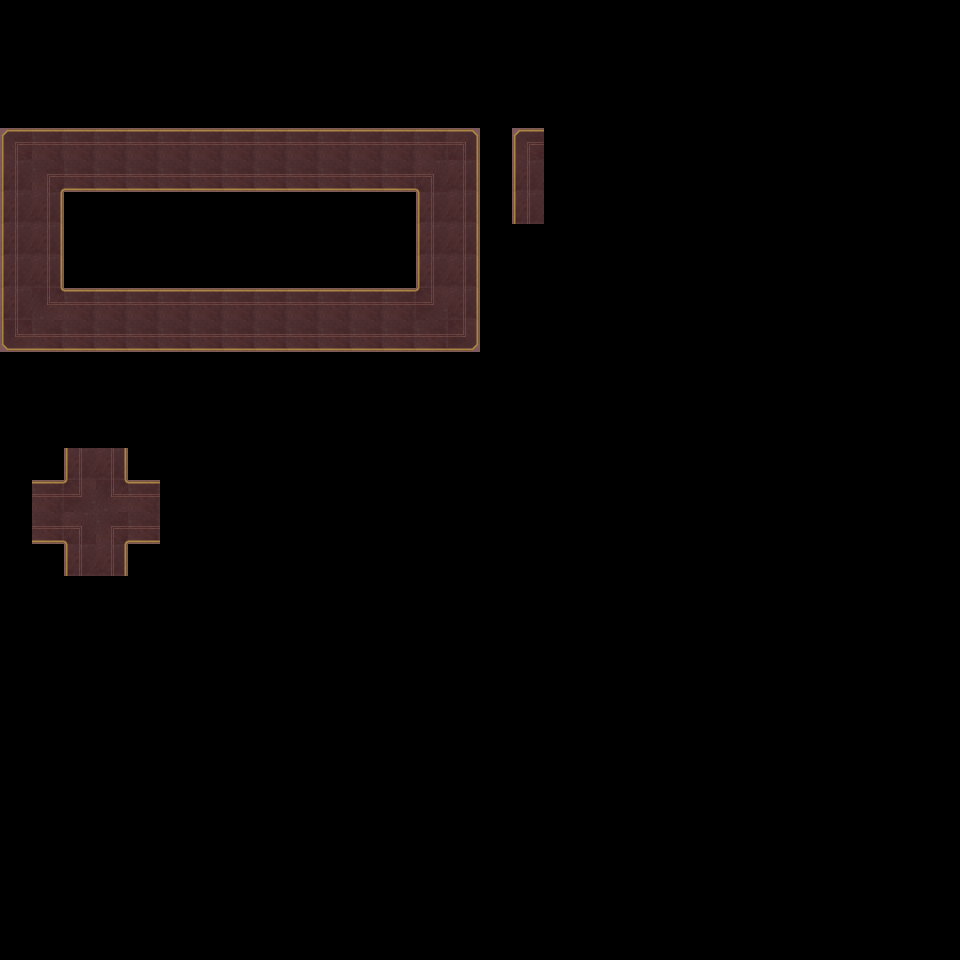

This game map was drawn from its Tiled (.tmx) file and the tilesets committed beside it. A one-line description and the full map source follow:
An orthogonal 30x30 tile map with 32x32 px tiles, 1 tile layer (Roads), 1 hidden layer not drawn, 2 tilesets.

<map version="1.0" tiledversion="1.1.6" orientation="orthogonal" renderorder="right-down" width="30" height="30" tilewidth="32" tileheight="32" infinite="0" nextobjectid="1">
 <tileset firstgid="1" source="Roads.tsx" />
 <tileset firstgid="13" source="Buildings.tsx" />
 <layer name="Roads" width="30" height="30">
  <data encoding="csv">
0,0,0,0,0,0,0,0,0,0,0,0,0,0,0,0,0,0,0,0,0,0,0,0,0,0,0,0,0,0,
0,0,0,0,0,0,0,0,0,0,0,0,0,0,0,0,0,0,0,0,0,0,0,0,0,0,0,0,0,0,
0,0,0,0,0,0,0,0,0,0,0,0,0,0,0,0,0,0,0,0,0,0,0,0,0,0,0,0,0,0,
0,0,0,0,0,0,0,0,0,0,0,0,0,0,0,0,0,0,0,0,0,0,0,0,0,0,0,0,0,0,
5,2,2,2,2,2,2,2,2,2,2,2,2,2,6,0,5,0,0,0,0,0,0,0,0,0,0,0,0,0,
3,10,1,1,1,1,1,1,1,1,1,1,1,9,4,0,3,0,0,0,0,0,0,0,0,0,0,0,0,0,
3,4,0,0,0,0,0,0,0,0,0,0,0,3,4,0,3,0,0,0,0,0,0,0,0,0,0,0,0,0,
3,4,0,0,0,0,0,0,0,0,0,0,0,3,4,0,0,0,0,0,0,0,0,0,0,0,0,0,0,0,
3,4,0,0,0,0,0,0,0,0,0,0,0,3,4,0,0,0,0,0,0,0,0,0,0,0,0,0,0,0,
3,11,2,2,2,2,2,2,2,2,2,2,2,12,4,0,0,0,0,0,0,0,0,0,0,0,0,0,0,0,
8,1,1,1,1,1,1,1,1,1,1,1,1,1,7,0,0,0,0,0,0,0,0,0,0,0,0,0,0,0,
0,0,0,0,0,0,0,0,0,0,0,0,0,0,0,0,0,0,0,0,0,0,0,0,0,0,0,0,0,0,
0,0,0,0,0,0,0,0,0,0,0,0,0,0,0,0,0,0,0,0,0,0,0,0,0,0,0,0,0,0,
0,0,0,0,0,0,0,0,0,0,0,0,0,0,0,0,0,0,0,0,0,0,0,0,0,0,0,0,0,0,
0,0,3,4,0,0,0,0,0,0,0,0,0,0,0,0,0,0,0,0,0,0,0,0,0,0,0,0,0,0,
0,2,12,11,2,0,0,0,0,0,0,0,0,0,0,0,0,0,0,0,0,0,0,0,0,0,0,0,0,0,
0,1,9,10,1,0,0,0,0,0,0,0,0,0,0,0,0,0,0,0,0,0,0,0,0,0,0,0,0,0,
0,0,3,4,0,0,0,0,0,0,0,0,0,0,0,0,0,0,0,0,0,0,0,0,0,0,0,0,0,0,
0,0,0,0,0,0,0,0,0,0,0,0,0,0,0,0,0,0,0,0,0,0,0,0,0,0,0,0,0,0,
0,0,0,0,0,0,0,0,0,0,0,0,0,0,0,0,0,0,0,0,0,0,0,0,0,0,0,0,0,0,
0,0,0,0,0,0,0,0,0,0,0,0,0,0,0,0,0,0,0,0,0,0,0,0,0,0,0,0,0,0,
0,0,0,0,0,0,0,0,0,0,0,0,0,0,0,0,0,0,0,0,0,0,0,0,0,0,0,0,0,0,
0,0,0,0,0,0,0,0,0,0,0,0,0,0,0,0,0,0,0,0,0,0,0,0,0,0,0,0,0,0,
0,0,0,0,0,0,0,0,0,0,0,0,0,0,0,0,0,0,0,0,0,0,0,0,0,0,0,0,0,0,
0,0,0,0,0,0,0,0,0,0,0,0,0,0,0,0,0,0,0,0,0,0,0,0,0,0,0,0,0,0,
0,0,0,0,0,0,0,0,0,0,0,0,0,0,0,0,0,0,0,0,0,0,0,0,0,0,0,0,0,0,
0,0,0,0,0,0,0,0,0,0,0,0,0,0,0,0,0,0,0,0,0,0,0,0,0,0,0,0,0,0,
0,0,0,0,0,0,0,0,0,0,0,0,0,0,0,0,0,0,0,0,0,0,0,0,0,0,0,0,0,0,
0,0,0,0,0,0,0,0,0,0,0,0,0,0,0,0,0,0,0,0,0,0,0,0,0,0,0,0,0,0,
0,0,0,0,0,0,0,0,0,0,0,0,0,0,0,0,0,0,0,0,0,0,0,0,0,0,0,0,0,0
</data>
 </layer>
 <layer name="Buildings" width="30" height="30" visible="0">
  <data encoding="csv">
0,0,0,0,0,0,0,0,0,0,0,0,0,0,0,0,0,0,0,0,0,0,0,0,0,0,0,0,0,0,
0,0,0,0,0,0,0,0,0,0,0,0,0,0,0,0,0,0,0,0,0,0,0,0,0,0,0,0,0,0,
0,0,0,0,0,0,0,0,0,0,0,0,0,0,0,0,0,0,0,0,0,0,0,0,0,0,0,0,0,0,
0,0,0,0,0,0,0,0,0,0,0,0,0,0,0,0,0,0,0,0,0,0,0,0,0,0,0,0,0,0,
0,0,0,0,0,0,0,0,0,0,0,0,0,0,0,0,0,0,0,0,0,0,0,0,0,0,0,0,0,0,
0,0,0,0,0,0,0,0,0,0,0,0,0,0,0,0,0,0,0,0,0,0,0,0,0,0,0,0,0,0,
0,0,0,0,0,0,0,0,0,0,0,0,0,0,0,0,0,0,0,0,0,0,0,0,0,0,0,0,0,0,
0,0,0,0,0,0,0,0,0,0,0,0,0,0,0,0,0,0,0,0,0,0,0,0,0,0,0,0,0,0,
0,0,13,0,0,0,0,0,13,0,0,0,0,0,0,0,0,0,0,0,0,0,0,0,0,0,0,0,0,0,
0,0,0,0,0,0,0,0,0,0,0,0,0,0,0,0,0,0,0,0,0,0,0,0,0,0,0,0,0,0,
0,0,0,0,0,0,0,0,0,0,0,0,0,0,0,0,0,0,0,0,0,0,0,0,0,0,0,0,0,0,
0,0,0,0,0,0,0,0,0,0,0,0,0,0,0,0,0,0,0,0,0,0,0,0,0,0,0,0,0,0,
0,0,0,0,0,0,0,0,0,0,0,0,0,0,0,0,0,0,0,0,0,0,0,0,0,0,0,0,0,0,
0,0,0,0,0,0,0,0,0,0,0,0,0,0,0,0,0,0,0,0,0,0,0,0,0,0,0,0,0,0,
0,0,0,0,0,0,0,0,0,0,0,0,0,0,0,0,0,0,0,0,0,0,0,0,0,0,0,0,0,0,
0,0,0,0,0,0,0,0,0,0,0,0,0,0,0,0,0,0,0,0,0,0,0,0,0,0,0,0,0,0,
0,0,0,0,0,0,0,0,0,0,0,0,0,0,0,0,0,0,0,0,0,0,0,0,0,0,0,0,0,0,
0,0,0,0,0,0,0,0,0,0,0,0,0,0,0,0,0,0,0,0,0,0,0,0,0,0,0,0,0,0,
0,0,0,0,0,0,0,0,0,0,0,0,0,0,0,0,0,0,0,0,0,0,0,0,0,0,0,0,0,0,
0,0,0,0,0,0,0,0,0,0,0,0,0,0,0,0,0,0,0,0,0,0,0,0,0,0,0,0,0,0,
0,0,0,0,0,0,0,0,0,0,0,0,0,0,0,0,0,0,0,0,0,0,0,0,0,0,0,0,0,0,
0,0,0,0,0,0,0,0,0,0,0,0,0,0,0,0,0,0,0,0,0,0,0,0,0,0,0,0,0,0,
0,0,0,0,0,0,0,0,0,0,0,0,0,0,0,0,0,0,0,0,0,0,0,0,0,0,0,0,0,0,
0,0,0,0,0,0,0,0,0,0,0,0,0,0,0,0,0,0,0,0,0,0,0,0,0,0,0,0,0,0,
0,0,0,0,0,0,0,0,0,0,0,0,0,0,0,0,0,0,0,0,0,0,0,0,0,0,0,0,0,0,
0,0,0,0,0,0,0,0,0,0,0,0,0,0,0,0,0,0,0,0,0,0,0,0,0,0,0,0,0,0,
0,0,0,0,0,0,0,0,0,0,0,0,0,0,0,0,0,0,0,0,0,0,0,0,0,0,0,0,0,0,
0,0,0,0,0,0,0,0,0,0,0,0,0,0,0,0,0,0,0,0,0,0,0,0,0,0,0,0,0,0,
0,0,0,0,0,0,0,0,0,0,0,0,0,0,0,0,0,0,0,0,0,0,0,0,0,0,0,0,0,0,
0,0,0,0,0,0,0,0,0,0,0,0,0,0,0,0,0,0,0,0,0,0,0,0,0,0,0,0,0,0
</data>
 </layer>
</map>